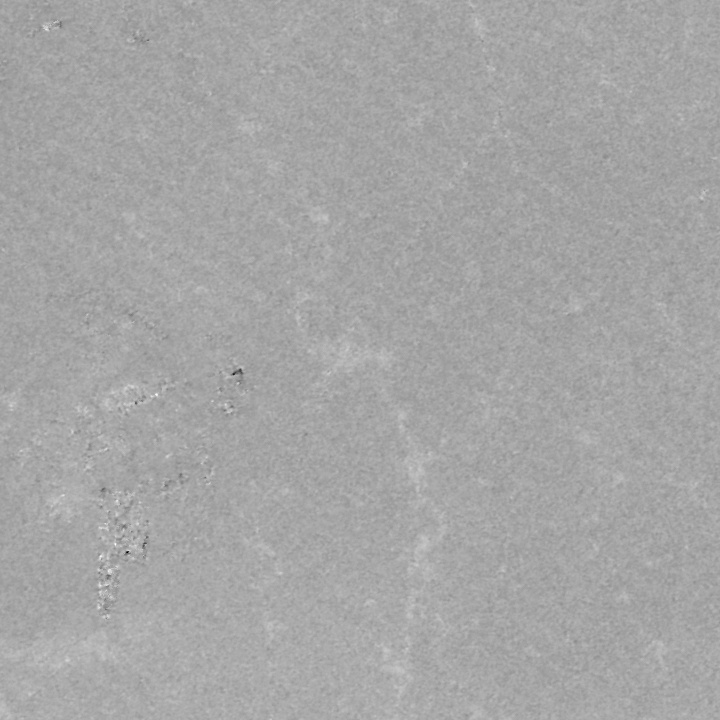
#> input picture output_SRTMGL1.tif, 720 x 720 px
$ python deltaflow_engine.py
#> lines starting #> are read from the running program, lines starting #| are printed output that depends on the picture; after the words box and inside, x2 and y2 are one past the last pixel; in counts of white or black regions, pixels touching at a corner belong together
# -*- coding: utf-8 -*-
"""DeltaFlow-Engine

Automatically generated by Colab.

Original file is located at
    https://colab.research.google.com/drive/1NSyZo7OWCoHcCcn3an4QB8sm_qhXxEZV
"""

"""
================================================================================
PROJECT TITLE: A Matrix-Based Digital Elevation and Gravitational Runoff
               Simulation Engine for Urban Flood Mitigation and Spatial
               Drainage Optimization in Deltaic Regions
REGION FOCUS:  El-Hamoul, Kafr El-Sheikh, Egypt (Latitude: 31.31N, Longitude: 31.15E)
DATA SOURCE:   NASA SRTM Global 30m Real Terrain (GeoTIFF) & NASA POWER Climatology
================================================================================
"""

import os
from typing import Tuple
import numpy as np
import pandas as pd
import matplotlib.pyplot as plt
from PIL import Image

def load_nasa_climate_parameters() -> float:
    """Extracts empirical peak precipitation from NASA POWER climatological dataset safely."""
    filename = "POWER_Climatic_Design_Conditions_20190101_20251231_031d31N_031d15E.xlsx - Main.csv"
    if not os.path.exists(filename):
        return 13.2

    df = pd.read_csv(filename)
    peak_precip = float(df.iloc[2, 218])
    return max(peak_precip, 3.5)

def load_real_dem_terrain(tif_path: str = "output_SRTMGL1.tif", target_size: int = 90) -> np.ndarray:
    """
    Loads real SRTM Digital Elevation Model (DEM) data for El-Hamoul from GeoTIFF,
    cleans missing data artifacts, and resizes it to the simulation grid resolution.
    """
#> called with tif_path = 'output_SRTMGL1.tif', target_size = 90
    if os.path.exists(tif_path):
        print(f"[INFO] Loading real terrain DEM from: {tif_path}")
        img = Image.open(tif_path)
#> img is the input picture: PIL image 720x720 I; min -43, max 26, mean 1.9
        raw_dem = np.array(img, dtype=float)

        raw_dem[raw_dem < -1000] = np.nan
        valid_mean = np.nanmean(raw_dem)
#> valid_mean = 1.94
        raw_dem = np.nan_to_num(raw_dem, nan=valid_mean)

        from scipy.ndimage import zoom
        zoom_factors = (target_size / raw_dem.shape[0], target_size / raw_dem.shape[1])
#> zoom_factors = (0.125, 0.125)
        dem_resized = zoom(raw_dem, zoom_factors, order=1)

        print(f"[SUCCESS] Real DEM loaded. Elevation range: {np.min(dem_resized):.1f}m to {np.max(dem_resized):.1f}m")
#| [SUCCESS] Real DEM loaded. Elevation range: -16.4m to 10.8m
        return dem_resized
    else:
        print("[WARNING] Real DEM file not found locally. Falling back to analytical terrain model.")
        x = np.linspace(-5.0, 5.0, target_size)
        y = np.linspace(-5.0, 5.0, target_size)
        X, Y = np.meshgrid(x, y)
        return 12.0 + 0.35 * (X**2 + Y**2) - 3.5 * np.exp(-(X**2 + Y**2) / 2.5)

def simulate_surface_runoff(elevation_map: np.ndarray, rainfall_intensity: float, steps: int = 35) -> np.ndarray:
    """
    Simulates physical surface water accumulation and gravity-driven flow routing
    across the topography using correct numerical vector gradients.
    """
#> called with rainfall_intensity = 13.2, steps = 35
    rows, cols = elevation_map.shape
#> rows = 90; cols = 90
    water = np.ones((rows, cols)) * (rainfall_intensity / 10.0)

    for _ in range(steps):
        dy, dx = np.gradient(elevation_map + water)

        flow_x = -dx * 0.18
        flow_y = -dy * 0.18

        divergence = np.gradient(flow_x, axis=1) + np.gradient(flow_y, axis=0)
        water -= divergence * 0.5

        water = np.clip(water, 0.0, None)

        water += (rainfall_intensity / 100.0)
#> this loop made 35 passes
#> pass 1, in simulate_surface_runoff, `dy, dx = np.gradient(elevation_map + water)`:
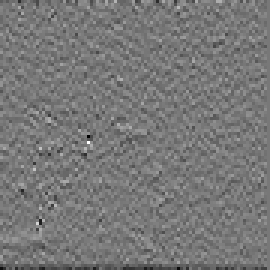
#> dy: shape (90, 90) float64 (shown 3 times larger); min -8.08, max 8.99, mean -0.0373; drawn with min black and max white
#> pass 1, in simulate_surface_runoff, `dy, dx = np.gradient(elevation_map + water)`:
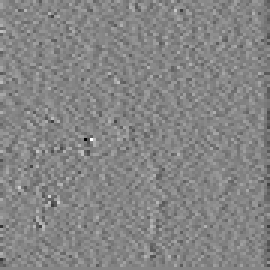
#> dx: shape (90, 90) float64 (shown 3 times larger); min -9.36, max 8.49, mean -0.0241; drawn with min black and max white
#> pass 1, in simulate_surface_runoff, `flow_y = -dy * 0.18`:
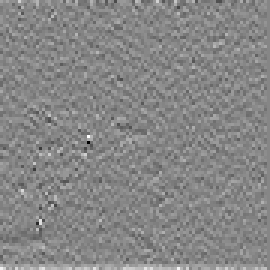
#> flow_y: shape (90, 90) float64 (shown 3 times larger); min -1.62, max 1.45, mean 0.00671; drawn with min black and max white
#> after the loop:
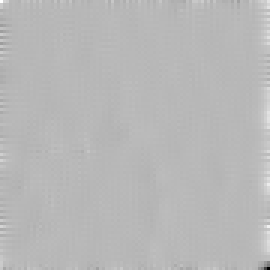
#> flow_x: shape (90, 90) float64 (shown 3 times larger); min -2.9, max 1.12, mean 0.00763; drawn with min black and max white
#> after the loop:
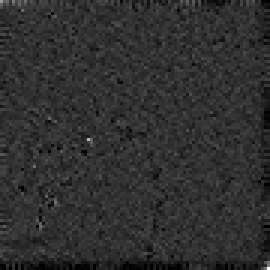
#> water: shape (90, 90) float64 (shown 3 times larger); min 0.132, max 30.21, mean 5.8; drawn with min black and max white

    return water

def evaluate_flood_hazards(water_grid: np.ndarray, percentile_factor: float = 0.75) -> Tuple[np.ndarray, float]:
    """Classifies critical flooding risk zones based on local statistical depth thresholds."""
#> called with percentile_factor = 0.75
    min_w = np.min(water_grid)
#> min_w = 0.132
    max_w = np.max(water_grid)
#> max_w = 30.21

    threshold = min_w + percentile_factor * (max_w - min_w)
#> threshold = 22.69
    danger_mask = (water_grid >= threshold).astype(int)
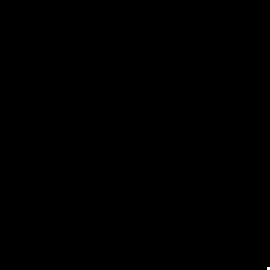
#> danger_mask: shape (90, 90) int64 (shown 3 times larger); values 0 (black) and 1 (white), 0.01% white in thin lines or dots, all inside (x1, y1, x2, y2) = (89, 89, 90, 90)
    return danger_mask, threshold

def generate_gis_georeferencing_report(danger_map: np.ndarray) -> None:
    """Maps critical hazard grid cells to real GPS coordinates and generates Google Maps direct query links based strictly on data source."""
    # Strict alignment with NASA POWER dataset coordinates (31.31N, 31.15E) as stated in the research paper
    fixed_lat = 31.3100
    fixed_lon = 31.1500

    print("==================================================")
    print("[GIS SPATIAL MAPPING & GOOGLE MAPS INTEGRATION]")
    print("==================================================")

    gmaps_link = f"https://www.google.com/maps/search/?api=1&query={fixed_lat},{fixed_lon}"
    print(f"[*] Target Region: El-Hamoul Basin (NASA POWER Dataset Source)")
    print(f"[*] GPS Coordinates: {fixed_lat:.2f}° N, {fixed_lon:.2f}° E")
    print(f"    -> Google Maps Link: {gmaps_link}\n")
    print("==================================================")

def main() -> None:
    print("================================================================================")
    print(" A Matrix-Based Digital Elevation and Gravitational Runoff Simulation Engine ")
    print(" for Urban Flood Mitigation and Spatial Drainage Optimization in Deltaic Regions")
    print("================================================================================")

    peak_rain = load_nasa_climate_parameters()

    elevation_grid = load_real_dem_terrain(tif_path="output_SRTMGL1.tif", target_size=90)

    water_accumulation = simulate_surface_runoff(elevation_grid, rainfall_intensity=peak_rain)

    danger_map, threshold_val = evaluate_flood_hazards(water_accumulation, percentile_factor=0.75)
#> threshold_val = 22.69
    total_danger_cells = np.sum(danger_map)
#> total_danger_cells = 1

    print("--------------------------------------------------------------------------------")
    print(f"[SIMULATION RESULTS SUMMARY]")
    print(f" * Peak Rainfall Input: {peak_rain:.2f} mm/day")
    print(f" * Maximum Water Accumulation: {np.max(water_accumulation):.2f} mm")
#|  * Maximum Water Accumulation: 30.21 mm
    print(f" * Critical Hazard Threshold: {threshold_val:.2f} mm")
#|  * Critical Hazard Threshold: 22.69 mm
    print(f" * High-Risk Flooding Cells Detected: {total_danger_cells} cells")
#|  * High-Risk Flooding Cells Detected: 1 cells
    print("--------------------------------------------------------------------------------")

    generate_gis_georeferencing_report(danger_map)

    print("[INFO] Rendering multi-panel scientific visualization...")
    fig, axes = plt.subplots(1, 3, figsize=(16, 5))

    im0 = axes[0].imshow(elevation_grid, cmap='terrain', origin='lower')
    axes[0].set_title("1. Real SRTM DEM (El-Hamoul)")
    fig.colorbar(im0, ax=axes[0], label='Elevation (m)')

    im1 = axes[1].imshow(water_accumulation, cmap='Blues', origin='lower')
    axes[1].set_title("2. Runoff Accumulation Heatmap")
    fig.colorbar(im1, ax=axes[1], label='Water Depth (mm)')

    im2 = axes[2].imshow(danger_map, cmap='Reds', origin='lower')
    axes[2].set_title("3. Critical Flooding Risk Zones")
    fig.colorbar(im2, ax=axes[2], label='1 = Danger / 0 = Safe')

    plt.tight_layout()
    plt.show()
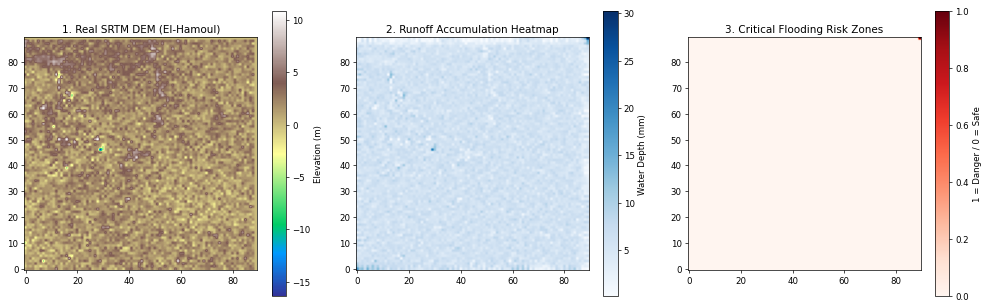
#> figure drawn by matplotlib, 6 panels

if __name__ == "__main__":
    main()
